Frame 1 (no input): blank canvas, image omitted
Frame 60 (the mouse pressed at the canvas centre just before this capture): blank canvas, image omitted
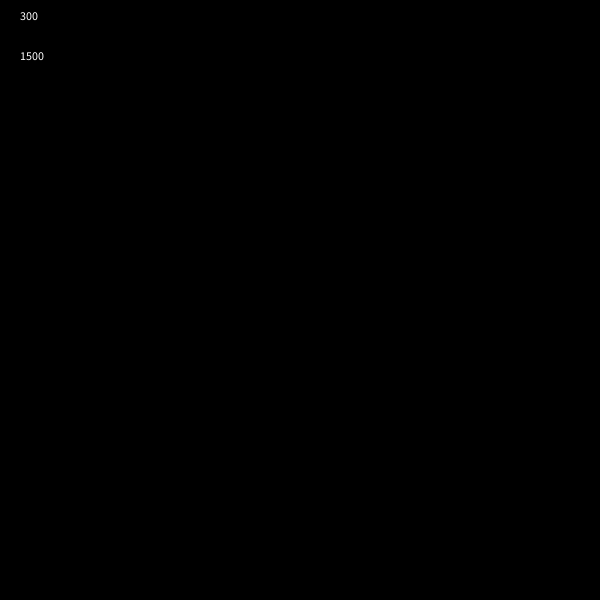
Frame 120 (the mouse held since frame 60 and released just before this capture)

The Processing sketch whose frames 1 and 60 were blank and that drew this single picture after the mouse press (run headless with seeded random() and noise(); from frame 60 on, the mouse is pressed at the canvas centre):

// Processing sketch: functions_06
// ── functions_06.pde
void setup() {
  size(600, 600);
  noStroke();
  fill(255);
}

void draw() {
  background(0);
  int mouseXtimesFive = multiplyBy(mouseX, 5);
  text(mouseX, 20, 20);
  text(mouseXtimesFive, 20, 60);
}

int multiplyBy(int val, int multiplier) {
  int result = val * multiplier;
  return result;
}
